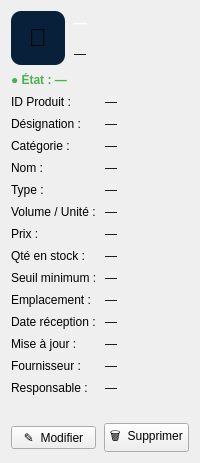
                   <widget class="QWidget" name="detailsTab">
                    <attribute name="title"><string>Détails</string></attribute>
                    <layout class="QVBoxLayout" name="detailsTabLayout">
                     <property name="spacing"><number>8</number></property>
                     <item>
                      <layout class="QHBoxLayout" name="detailTopRowLayout">
                       <item>
                        <widget class="QLabel" name="detailImage">
                         <property name="minimumSize"><size><width>54</width><height>54</height></size></property>
                         <property name="maximumSize"><size><width>54</width><height>54</height></size></property>
                         <property name="text"><string>🧴</string></property>
                         <property name="alignment"><set>Qt::AlignCenter</set></property>
                         <property name="styleSheet"><string notr="true">background:#08203a; border-radius:10px; font-size:24px;</string></property>
                        </widget>
                       </item>
                       <item>
                        <layout class="QVBoxLayout" name="detailNameColLayout">
                         <item><widget class="QLabel" name="detailNameLabel"><property name="text"><string>—</string></property><property name="styleSheet"><string notr="true">font-weight:bold; font-size:14px; color:#FFFFFF;</string></property></widget></item>
                         <item><widget class="QLabel" name="detailBadgeType"><property name="text"><string>—</string></property><property name="maximumSize"><size><width>90</width><height>16777215</height></size></property><property name="alignment"><set>Qt::AlignCenter</set></property><property name="class" stdset="0"><string>BadgeBlue</string></property></widget></item>
                        </layout>
                       </item>
                       <item><spacer name="detailTopRowSpacer"><property name="orientation"><enum>Qt::Horizontal</enum></property><property name="sizeHint"><size><width>40</width><height>20</height></size></property></spacer></item>
                      </layout>
                     </item>
                     <item>
                      <widget class="QLabel" name="detailStateLabel">
                       <property name="text"><string>● État : —</string></property>
                       <property name="styleSheet"><string notr="true">font-size:12px; font-weight:bold; color:#4CAF50;</string></property>
                      </widget>
                     </item>
                     <item>
                      <layout class="QFormLayout" name="detailFormLayout">
                       <property name="labelAlignment"><set>Qt::AlignLeft</set></property>
                       <item row="0" column="0"><widget class="QLabel" name="lblIdCaption"><property name="text"><string>ID Produit :</string></property><property name="class" stdset="0"><string>CardLabel</string></property></widget></item>
                       <item row="0" column="1"><widget class="QLabel" name="valueId"><property name="text"><string>—</string></property></widget></item>

                       <item row="1" column="0"><widget class="QLabel" name="lblDesignationCaption"><property name="text"><string>Désignation :</string></property><property name="class" stdset="0"><string>CardLabel</string></property></widget></item>
                       <item row="1" column="1"><widget class="QLabel" name="valueDesignation"><property name="text"><string>—</string></property></widget></item>

                       <item row="2" column="0"><widget class="QLabel" name="lblCategorieCaption"><property name="text"><string>Catégorie :</string></property><property name="class" stdset="0"><string>CardLabel</string></property></widget></item>
                       <item row="2" column="1"><widget class="QLabel" name="valueCategorie"><property name="text"><string>—</string></property></widget></item>

                       <item row="3" column="0"><widget class="QLabel" name="lblNomCaption"><property name="text"><string>Nom :</string></property><property name="class" stdset="0"><string>CardLabel</string></property></widget></item>
                       <item row="3" column="1"><widget class="QLabel" name="valueNom"><property name="text"><string>—</string></property></widget></item>

                       <item row="4" column="0"><widget class="QLabel" name="lblTypeCaption"><property name="text"><string>Type :</string></property><property name="class" stdset="0"><string>CardLabel</string></property></widget></item>
                       <item row="4" column="1"><widget class="QLabel" name="valueType"><property name="text"><string>—</string></property></widget></item>

                       <item row="5" column="0"><widget class="QLabel" name="lblVolumeCaption"><property name="text"><string>Volume / Unité :</string></property><property name="class" stdset="0"><string>CardLabel</string></property></widget></item>
                       <item row="5" column="1"><widget class="QLabel" name="valueVolume"><property name="text"><string>—</string></property></widget></item>

                       <item row="6" column="0"><widget class="QLabel" name="lblPrixCaption"><property name="text"><string>Prix :</string></property><property name="class" stdset="0"><string>CardLabel</string></property></widget></item>
                       <item row="6" column="1"><widget class="QLabel" name="valuePrix"><property name="text"><string>—</string></property></widget></item>

                       <item row="7" column="0"><widget class="QLabel" name="lblQteCaption"><property name="text"><string>Qté en stock :</string></property><property name="class" stdset="0"><string>CardLabel</string></property></widget></item>
                       <item row="7" column="1"><widget class="QLabel" name="valueQte"><property name="text"><string>—</string></property></widget></item>

                       <item row="8" column="0"><widget class="QLabel" name="lblSeuilCaption"><property name="text"><string>Seuil minimum :</string></property><property name="class" stdset="0"><string>CardLabel</string></property></widget></item>
                       <item row="8" column="1"><widget class="QLabel" name="valueSeuil"><property name="text"><string>—</string></property></widget></item>

                       <item row="9" column="0"><widget class="QLabel" name="lblEmplacementCaption"><property name="text"><string>Emplacement :</string></property><property name="class" stdset="0"><string>CardLabel</string></property></widget></item>
                       <item row="9" column="1"><widget class="QLabel" name="valueEmplacement"><property name="text"><string>—</string></property></widget></item>

                       <item row="10" column="0"><widget class="QLabel" name="lblDateReceptionCaption"><property name="text"><string>Date réception :</string></property><property name="class" stdset="0"><string>CardLabel</string></property></widget></item>
                       <item row="10" column="1"><widget class="QLabel" name="valueDateReception"><property name="text"><string>—</string></property></widget></item>

                       <item row="11" column="0"><widget class="QLabel" name="lblDateMajCaption"><property name="text"><string>Mise à jour :</string></property><property name="class" stdset="0"><string>CardLabel</string></property></widget></item>
                       <item row="11" column="1"><widget class="QLabel" name="valueDateMaj"><property name="text"><string>—</string></property></widget></item>

                       <item row="12" column="0"><widget class="QLabel" name="lblFournisseurCaption"><property name="text"><string>Fournisseur :</string></property><property name="class" stdset="0"><string>CardLabel</string></property></widget></item>
                       <item row="12" column="1"><widget class="QLabel" name="valueFournisseur"><property name="text"><string>—</string></property></widget></item>

                       <item row="13" column="0"><widget class="QLabel" name="lblResponsableCaption"><property name="text"><string>Responsable :</string></property><property name="class" stdset="0"><string>CardLabel</string></property></widget></item>
                       <item row="13" column="1"><widget class="QLabel" name="valueResponsable"><property name="text"><string>—</string></property></widget></item>
                      </layout>
                     </item>
                     <item>
                      <spacer name="detailFormSpacer"><property name="orientation"><enum>Qt::Vertical</enum></property><property name="sizeHint"><size><width>20</width><height>20</height></size></property></spacer>
                     </item>
                     <item>
                      <layout class="QHBoxLayout" name="detailButtonsLayout">
                       <item><widget class="QPushButton" name="editDetailButton"><property name="text"><string>✎  Modifier</string></property></widget></item>
                       <item><widget class="QPushButton" name="deleteDetailButton"><property name="text"><string>🗑  Supprimer</string></property></widget></item>
                      </layout>
                     </item>
                    </layout>
                   </widget>
